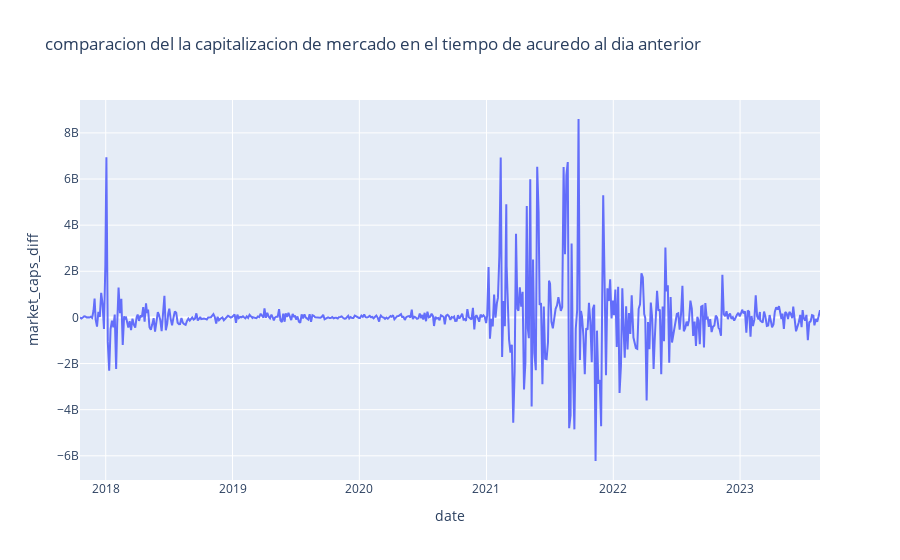

Notebook code cell kept with this figure:
### Markdown cell above
se puede obserbar que las lineas son muy similares solo que el precio esta en miles y la capitalizacion del mercado esta en miles de millones

### Code cell
fig_price_returns = px.line(cardano_df, x='date', y='market_caps_diff', title='comparacion del la capitalizacion de mercado en el tiempo de acuredo al dia anterior')
fig_price_returns.show()

### Figure 1 — Plotly figure (JSON) as saved in the notebook; plotly's stock layout.template omitted (floating-point values rounded to 4 significant figures; data arrays with more than 128 entries replaced by an {"elided": "..."} marker saying what was removed)
{"data": [{"hovertemplate": "date=%{x}<br>market_caps_diff=%{y}<extra></extra>", "legendgroup": "", "line": {"color": "#636efa", "dash": "solid"}, "marker": {"symbol": "circle"}, "mode": "lines", "name": "", "orientation": "v", "showlegend": false, "type": "scatter", "x": {"elided": "556 str values"}, "xaxis": "x", "y": {"elided": "556 float values"}, "yaxis": "y"}], "layout": {"legend": {"tracegroupgap": 0}, "title": {"text": "comparacion del la capitalizacion de mercado en el tiempo de acuredo al dia anterior"}, "xaxis": {"anchor": "y", "domain": [0, 1], "title": {"text": "date"}}, "yaxis": {"anchor": "x", "domain": [0, 1], "title": {"text": "market_caps_diff"}}}}
